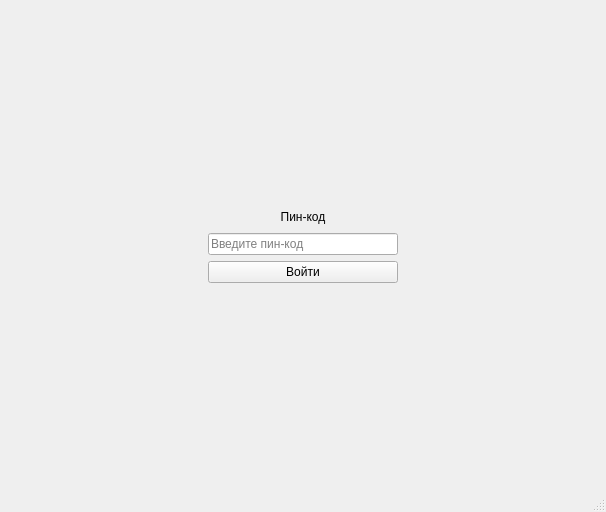
<?xml version="1.0" encoding="UTF-8"?>
<ui version="4.0">
 <class>MainWindow</class>
 <widget class="QMainWindow" name="MainWindow">
  <property name="geometry">
   <rect>
    <x>0</x>
    <y>0</y>
    <width>606</width>
    <height>512</height>
   </rect>
  </property>
  <property name="minimumSize">
   <size>
    <width>0</width>
    <height>0</height>
   </size>
  </property>
  <property name="maximumSize">
   <size>
    <width>100000</width>
    <height>10000</height>
   </size>
  </property>
  <property name="windowTitle">
   <string>MainWindow</string>
  </property>
  <widget class="QWidget" name="centralwidget">
   <layout class="QVBoxLayout" name="verticalLayout_5">
    <item>
     <widget class="QStackedWidget" name="stackedWidget">
      <property name="layoutDirection">
       <enum>Qt::LeftToRight</enum>
      </property>
      <property name="autoFillBackground">
       <bool>false</bool>
      </property>
      <property name="currentIndex">
       <number>0</number>
      </property>
      <widget class="QWidget" name="loginPage">
       <layout class="QGridLayout" name="gridLayout">
        <item row="1" column="0">
         <spacer name="horizontalSpacer">
          <property name="orientation">
           <enum>Qt::Horizontal</enum>
          </property>
          <property name="sizeHint" stdset="0">
           <size>
            <width>40</width>
            <height>20</height>
           </size>
          </property>
         </spacer>
        </item>
        <item row="1" column="1">
         <widget class="QLabel" name="lblLogin">
          <property name="text">
           <string>Пин-код</string>
          </property>
          <property name="alignment">
           <set>Qt::AlignCenter</set>
          </property>
         </widget>
        </item>
        <item row="2" column="1">
         <widget class="QLineEdit" name="edtPin">
          <property name="echoMode">
           <enum>QLineEdit::Password</enum>
          </property>
          <property name="placeholderText">
           <string>Введите пин-код</string>
          </property>
         </widget>
        </item>
        <item row="1" column="3">
         <spacer name="horizontalSpacer_2">
          <property name="orientation">
           <enum>Qt::Horizontal</enum>
          </property>
          <property name="sizeHint" stdset="0">
           <size>
            <width>40</width>
            <height>20</height>
           </size>
          </property>
         </spacer>
        </item>
        <item row="5" column="1">
         <spacer name="verticalSpacer_2">
          <property name="orientation">
           <enum>Qt::Vertical</enum>
          </property>
          <property name="sizeHint" stdset="0">
           <size>
            <width>20</width>
            <height>40</height>
           </size>
          </property>
         </spacer>
        </item>
        <item row="0" column="1">
         <spacer name="verticalSpacer">
          <property name="orientation">
           <enum>Qt::Vertical</enum>
          </property>
          <property name="sizeHint" stdset="0">
           <size>
            <width>20</width>
            <height>40</height>
           </size>
          </property>
         </spacer>
        </item>
        <item row="3" column="1">
         <widget class="QPushButton" name="loginButton">
          <property name="text">
           <string>Войти</string>
          </property>
         </widget>
        </item>
       </layout>
      </widget>
      <widget class="QWidget" name="gamePage">
       <layout class="QVBoxLayout" name="verticalLayout_6"/>
      </widget>
     </widget>
    </item>
   </layout>
  </widget>
  <widget class="QStatusBar" name="statusbar"/>
 </widget>
 <resources/>
 <connections/>
</ui>
